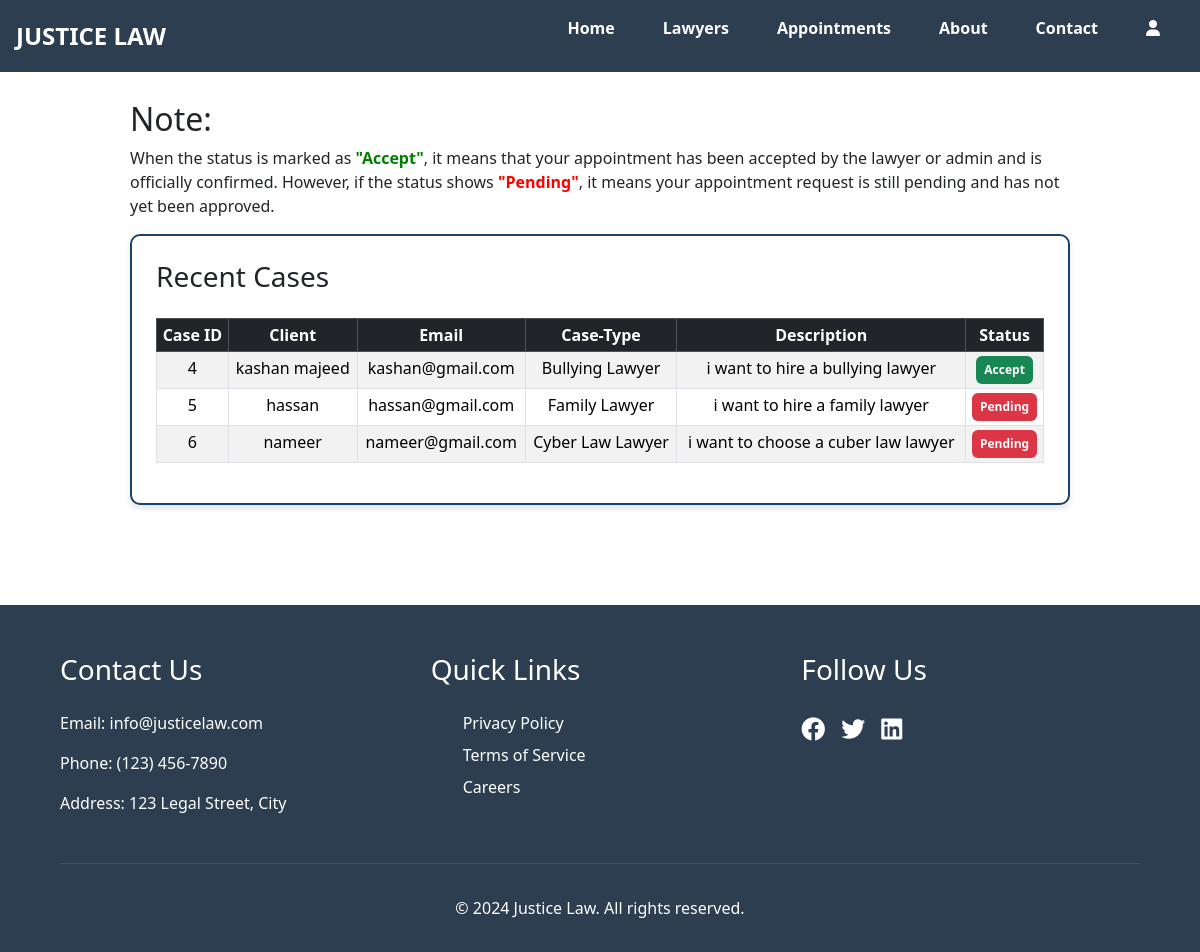
/user-appointment.php, run on the app's committed database.
### tables this page shows
CREATE TABLE `appointments` (
  `id` int(11) NOT NULL,
  `client_id` int(11) NOT NULL,
  `lawyer_id` int(11) NOT NULL,
  `name` varchar(55) NOT NULL,
  `email` varchar(55) NOT NULL,
  `password` int(11) NOT NULL,
  `lawyer_type` varchar(55) NOT NULL,
  `details` varchar(500) NOT NULL,
  `status` int(11) NOT NULL
);

### user-appointment.php (the view, shortened to what this page needs)
<!DOCTYPE html>
<html lang="en">
<head>
     <link href="https://cdn.jsdelivr.net/npm/bootstrap@5.3.2/dist/css/bootstrap.min.css" rel="stylesheet">
    <link href="https://cdnjs.cloudflare.com/ajax/libs/font-awesome/6.0.0/css/all.min.css" rel="stylesheet">
</head>
<body>
    <?php include 'navbar.php' ?>
    <div class="container">
        <h2>Note:</h2>
        <p>When the status is marked as <strong style="color: green;">"Accept"</strong>, it means that your appointment has been accepted by the lawyer or admin and is officially confirmed. However, if the status shows <strong style="color: red;">"Pending"</strong>, it means your appointment request is still pending and has not yet been approved.</p>
        <div class="vip-table">
                <h3 class="mb-4">Recent Cases</h3>
                <table class="table table-striped table-bordered table-hover table-responsive table-sm">
                    <thead class="table-dark text-center align-middle ">
                        <tr>
                            <th>Case ID</th>
                            <th>Client</th>
                            <th>Email</th>
                            <th>Case-Type</th>
                            <th>Description</th>
                            <th>Status</th>
                        </tr>
                    </thead>
                    <tbody class="text-center">
                        <?php
                        include 'dbconnect.php';
                        $query = "SELECT * FROM appointments";
                        $result = mysqli_query($conn, $query);
                        while ($row = mysqli_fetch_assoc($result)) {
                        ?>
                        <tr>
                            <td><?php echo $row['id']; ?></td>
                            <td><?php echo $row['name']; ?></td>
                            <td><?php echo $row['email']; ?></td>
                            <td><?php echo $row['lawyer_type']; ?></td>
                            <td><?php echo $row['details']; ?></td>
                                <td><?php
                                    if($row['status'] == 1 ){
                                        echo "<a href='' class='badge bg-success p-2 text-decoration-none'>Accept</a>";
                                    }else{
                                        echo "<a href='' class='badge bg-danger p-2 text-decoration-none' >Pending</a>";
                                    }
                                    ?></td>
                        </tr>
                        <?php
                    }
                    ?>
                </tbody>
                </table>
            </div>
           </div>
    <?php include 'footer.php' ?>
</body>
</html>

### user-appointment.php (style rules this page uses)
.vip-table { background: white; border-radius: 10px; border:2px solid #1a426bff; box-shadow: 0 4px 6px rgba(0,0,0,0.1); padding: 1.5rem; }
.container { padding: 100px; }

### data on the page
appointments: id "4", name "kashan majeed", email "kashan@gmail.com", lawyer_type "Bullying Lawyer", details "i want to hire a bullying lawyer", status "Accept"
appointments: id "5", name "hassan", email "hassan@gmail.com", lawyer_type "Family Lawyer", details "i want to hire a family lawyer", status "Pending"
appointments: id "6", name "nameer", email "nameer@gmail.com", lawyer_type "Cyber Law Lawyer", details "i want to choose a cuber law lawyer", status "Pending"
